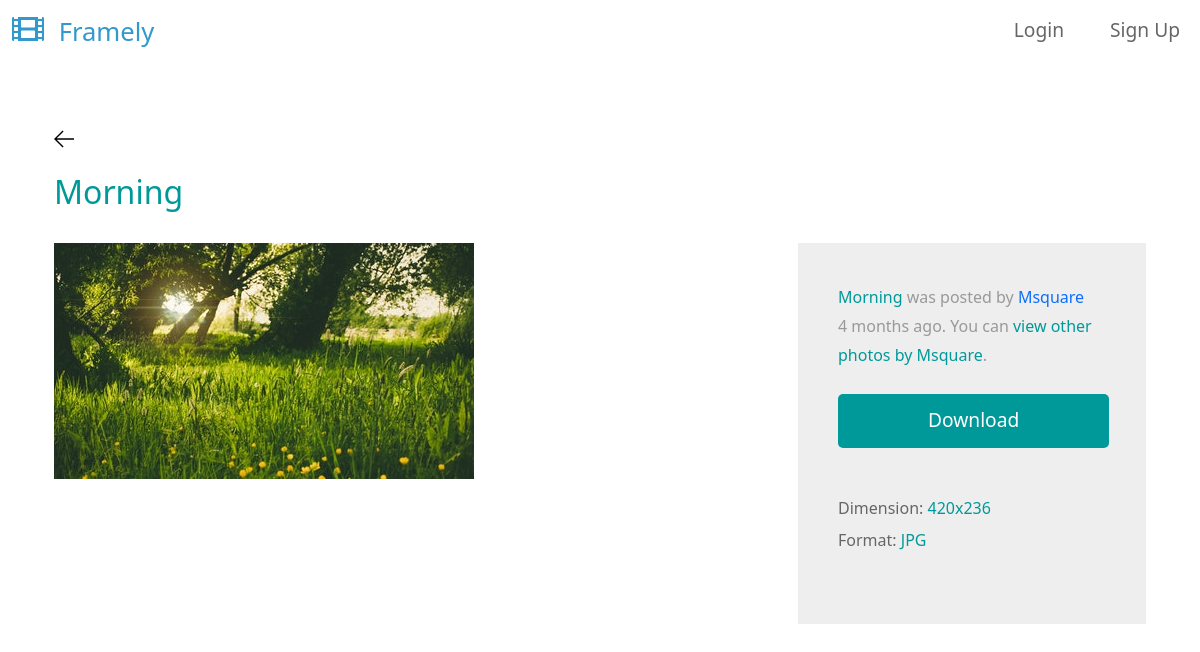
The app's page /photo-detail/15/morning/ with its own data.
### base/models.py (models this page shows, shortened)
class Photo(models.Model):
    user = models.ForeignKey(
        settings.AUTH_USER_MODEL, on_delete=models.CASCADE, null=True, blank=True
    )
    short_title = models.CharField(max_length=15)
    slug = models.SlugField(blank=True)
    image = models.ImageField(max_length=200)
    created = models.DateField(auto_now_add=True)
    views = models.ManyToManyField(
        settings.AUTH_USER_MODEL,
        related_name="photos_viewed",
    )
    class Meta:
        ordering = ["-created", "-id"]

### base/views.py (the view)
class PhotoDetailView(View):
    def get(self, request, pk, slug):
        photo = Photo.objects.get(id=pk, slug=slug)
        image_format = photo.image.name.rsplit(".")[-1].upper()
        if request.user.is_authenticated:
            photo.views.add(request.user)
        return render(
            request, "photo_detail.html", {"photo": photo, "image_format": image_format}
        )

### templates/photo_detail.html
{% extends "base.html" %}
{% block content %}
    <div class="container-fluid tm-container-content tm-mt-60">
        <div class="row mb-4">
            <a href="{{request.META.HTTP_REFERER}}">
                <svg version="1.1" xmlns="http://www.w3.org/2000/svg" width="20" height="20" viewBox="0 0 32 32">
                  <title>arrow-left</title>
                  <path
                    d="M13.723 2.286l-13.723 13.714 13.719 13.714 1.616-1.611-10.96-10.96h27.625v-2.286h-27.625l10.965-10.965-1.616-1.607z"
                  ></path>
                </svg>
              </a>
        </div>
        <div class="row mb-4">
            <h2 class="col-12 tm-text-primary">{{photo.short_title}}</h2>
        </div>
        <div class="row tm-mb-90">
            <div class="col-xl-8 col-lg-7 col-md-6 col-sm-12">
                <img src="{{photo.image.url}}" alt="Image" class="img-fluid">
            </div>
            <div class="col-xl-4 col-lg-5 col-md-6 col-sm-12">
                <div class="tm-bg-gray tm-video-details">
                    <p class="mb-4">
                        <span class="tm-text-primary">{{photo.short_title}}</span> was posted by <a href="#" target="" >{{photo.user.username}}</a> {{photo.created|timesince}} ago. You can <a href="{% url 'photo-list' photo.user.username %}"><span class="tm-text-primary">view other photos by {{photo.user.username}}</span></a>.
                    </p>
                    <div class="text-center mb-5">
                        <a href="{{photo.image.url}}" target="_blank" class="btn btn-primary tm-btn-big">Download</a>
                    </div>
                    <div class="mb-4 d-flex flex-wrap">
                        <div class="mr-4 mb-2">
                            <span class="tm-text-gray-dark">Dimension: </span><span class="tm-text-primary">{{photo.image.width}}x{{photo.image.height}}</span>
                        </div>
                        <div class="mr-4 mb-2">
                            <span class="tm-text-gray-dark">Format: </span><span class="tm-text-primary">{{image_format}}</span>
                        </div>
                    </div>
                </div>
            </div>
        </div>
    </div>
{% endblock %}

### static/css/templatemo-style.css (style rules this page uses)
p { line-height: 1.8; }
a { text-decoration: none; transition: all 0.3s ease; }
.container-fluid { max-width: 1770px; }
.btn { border-radius: 0; }
.btn-primary { background-color: #009999; border: 0; border-radius: 5px; padding: 12px 50px 14px; font-size: 1.2rem; }
.tm-btn-big { padding: 12px 90px 14px; }
.tm-mt-60 { margin-top: 60px; }
.tm-mb-90 { margin-bottom: 90px; }
.tm-text-primary { color: #009999; }
.tm-bg-gray { background-color: #EEEEEE; }
p, .tm-text-gray { color: #999; }
.tm-text-gray-dark { color: #666; }
.tm-video-details { height: 100%; padding: 40px; }

### records on screen
Photo: short_title "Morning", image (picture), user.username "Msquare", created "4 months", image.width "420", image.height "236"

### other values on screen
{{ image_format }} "JPG"
